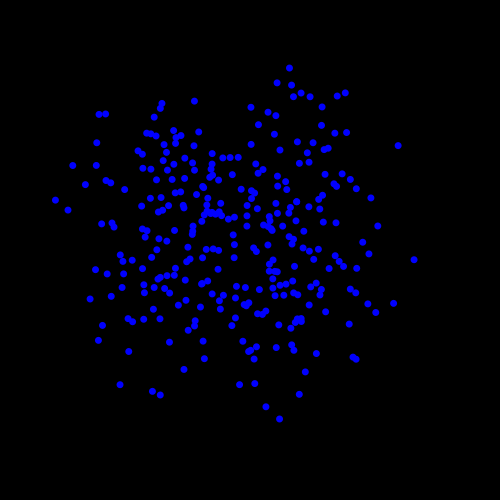
Frame 1 (no input)
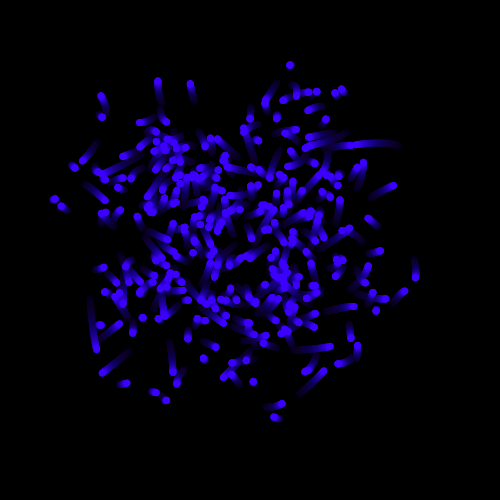
Frame 60 (the mouse pressed at the canvas centre just before this capture)
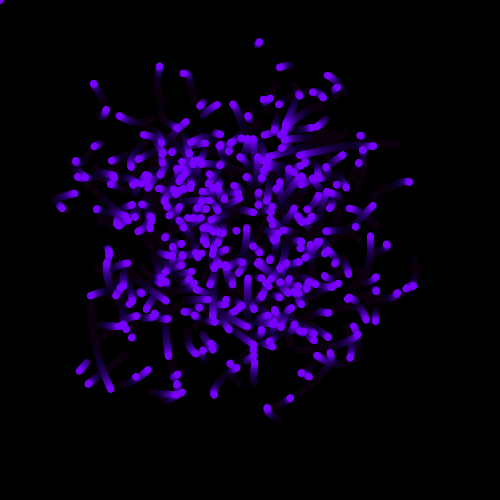
Frame 120 (the mouse held since frame 60 and released just before this capture)

The Processing sketch that drew these frames (run headless with seeded random() and noise(); from frame 60 on, the mouse is pressed at the canvas centre):

// Processing sketch: Magic_Worms
// ── Magic_Worms.pde
int WormX;
int WormY;
int i;
int Max = 300;
void setup (){
size (500, 500);  
background (#000000);
}  


void draw (){
makeMagical();
for (int worm  = 0; worm < Max; worm++){
fill (frameCount, i, 255);  
ellipse (getWormX(worm), getWormY(worm), 7, 7);
random (500);
}
if (mousePressed){
Max++;
fill (frameCount, i, 255);  
ellipse (WormX, WormY, 7, 7);
random (500);  
}
}

float frequency = .001;
float noiseInterval = PI;

void makeMagical() {
fill( 0, 0, 0, 10 );
rect(0, 0, width, height);
noStroke();
}

float getWormX(int i) {
return map(noise(i*noiseInterval + frameCount * frequency), 0, 1, 0, width);
}

float getWormY(int i) {
return map(noise(i*noiseInterval+1 + frameCount * frequency), 0, 1, 0, height);
}
